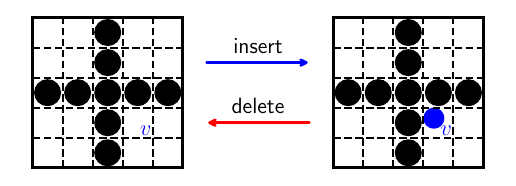

This figure's Python source:

import numpy as np
import matplotlib.pyplot as plt
import matplotlib
from matplotlib import rc
rc('font',**{'family':'sans-serif','sans-serif':['OpenSans']})
rc('text', usetex=True)

shift = -5

def make(shift):
    plt.gca().add_patch(plt.Rectangle(xy=(-2.5+shift, -2.5), width=5, height=5, fc='none', ec='black', lw=2))
    plt.gca().add_patch(plt.Circle((-2+shift, 0),0.45, fc='black'))
    plt.gca().add_patch(plt.Circle((-1+shift, 0),0.45, fc='black'))
    plt.gca().add_patch(plt.Circle((0+shift, 0),0.45, fc='black'))
    plt.gca().add_patch(plt.Circle((1+shift, 0),0.45, fc='black'))
    plt.gca().add_patch(plt.Circle((2+shift, 0),0.45, fc='black'))
    plt.gca().add_patch(plt.Circle((0+shift, 1),0.45, fc='black'))
    plt.gca().add_patch(plt.Circle((0+shift, 2),0.45, fc='black'))
    plt.gca().add_patch(plt.Circle((0+shift, -1),0.45, fc='black'))
    plt.gca().add_patch(plt.Circle((0+shift, -2),0.45, fc='black'))
    for y in np.arange(-1.5, 2.5, 1):
        plt.plot([-2.5+shift, 2.5+shift], [y, y], linestyle='dashed', color='black')
        plt.plot([y+shift, y+shift], [-2.5, 2.5], linestyle='dashed', color='black')
    plt.text(1.25+shift, -5/6-0.3-0.1, r'$v$', horizontalalignment='center', verticalalignment='center', fontsize=16, color='blue')

make(shift=-5)
#plt.gca().add_patch(plt.Circle((-1.85-5, +2),0.35, fc='blue'))

plt.gca().annotate("", xy=(-1.8, 1), xytext=(1.8, 1), arrowprops=dict(arrowstyle="<-", lw=2, color='blue'))
plt.text(0, 1.5, 'insert', horizontalalignment='center', verticalalignment='center', fontsize=16)
plt.gca().annotate("", xy=(-1.8, -1), xytext=(1.8, -1), arrowprops=dict(arrowstyle="->", lw=2, color='red'))
plt.text(0, -0.5, 'delete', horizontalalignment='center', verticalalignment='center', fontsize=16)

make(shift=5)
plt.gca().add_patch(plt.Circle((0.85+5, -0.85),0.35, fc='blue'))
#plt.gca().add_patch(plt.Circle((-1.85+5, +2),0.35, fc='blue'))

plt.axis('scaled')
plt.axis('off')
#plt.show()
plt.savefig('energybias.png', bbox_inches='tight', transparent=True, dpi=300)
